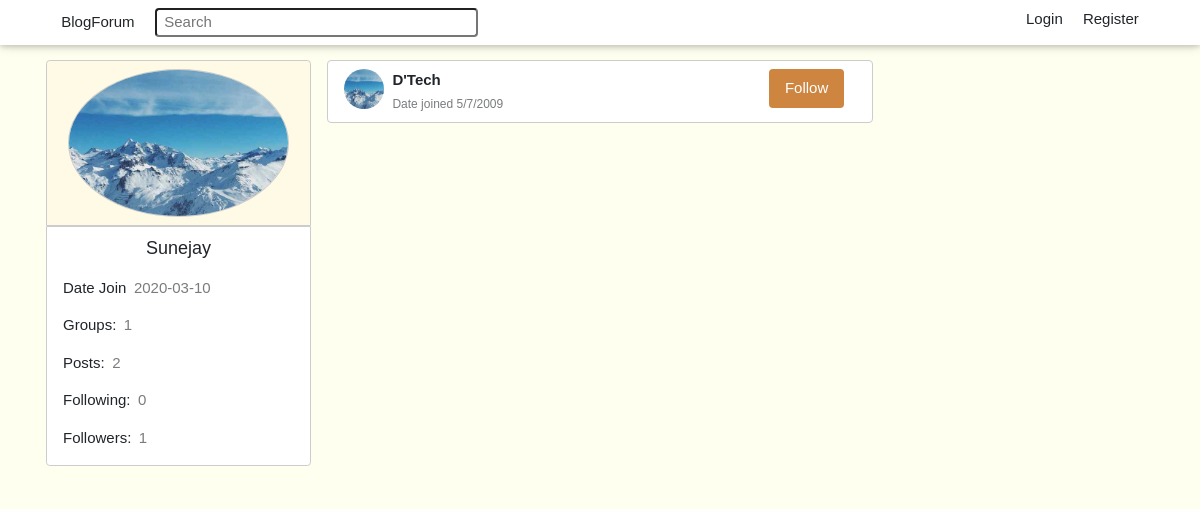
The page /followers/Sunejay on the database its author committed.
### blog/models.py (models this page shows, shortened)
class SearchMixin(object):
    @classmethod
    def search(cls, expression):
        ids, total = query_index(cls.__tablename__, expression)
        if total == 0:
            return cls.query.filter_by(id=0), 0
        when = []
        for i in range(len(ids)):
            when.append((ids[i], i))
        return cls.query.filter(cls.id.in_(ids)).order_by(
            db.case(when, value=cls.id)), total

class User(db.Model, UserMixin, SearchMixin):
    __searchable__ = ['username']
    id = db.Column(db.Integer, primary_key=True)
    username = db.Column(db.String(20), unique=True, nullable=False)
    email = db.Column(db.String(120), unique=True, nullable=False)
    image_file = db.Column(db.String(20), nullable=False, default='default.jpg')
    password = db.Column(db.String(100), nullable=False)
    date_joined = db.Column(db.DateTime, nullable=False, default=datetime.utcnow)
    admin = db.Column(db.Boolean, default=False)
    roles = db.Column(db.String(4), default='R')
    posts = db.relationship('Post', backref='author', lazy='dynamic')
    comments = db.relationship('Comment', backref='author', lazy='dynamic')
    followed = db.relationship('User', secondary=followers,
                               primaryjoin=(followers.c.follower_id == id),
                               secondaryjoin=(followers.c.followed_id == id),
                               backref=db.backref('followers', lazy='dynamic'), lazy='dynamic')
    liked_posts = db.relationship('PostLike',
                                  foreign_keys='PostLike.user_id',
                                  backref='user', lazy='dynamic')
    liked_comments = db.relationship('CommentLike',
                                     foreign_keys='CommentLike.user_id',
                                     backref='user', lazy='dynamic')
    groups = db.relationship('Group', secondary=joins,
                             backref=db.backref('users', lazy='dynamic'),
                             lazy='dynamic')
    saved_posts = db.relationship('Post', secondary=post_save,
                             backref=db.backref('users', lazy='dynamic'),
                             lazy='dynamic')
    saved_comments = db.relationship('Comment', secondary=comment_save,
                                 backref=db.backref('users', lazy='dynamic'),
                                 lazy='dynamic')
    '''sent_messages = db.relationship('Message',
                                    foreign_keys='Message.sender_id',
                                    backref='author', lazy='dynamic')
    received_messages = db.relationship('Message',
                                        foreign_keys='Message.receiver_id',
                                        backref='receiver', lazy='dynamic')
    last_message_read_time = db.Column(db.DateTime)
    notifications = db.relationship('Notification', backref='user', lazy='dynamic')'''
    '''def new_messages(self):
        last_read_time = self.last_message_read_time or datetime(1900, 1, 1)
        return Message.query.filter_by(receiver=self).filter(
            Message.timestamp > last_read_time).count()

    def add_notification(self, name, data):
        self.notifications.filter_by(name=name).delete()
        n = Notification(name=name, payload_json=json.dumps(data), user=self)
        db.session.add(n)
        return n'''

### blog/users/routes.py (the view)
@users.route('/followers/<username>')
def followers(username):
    user = User.query.filter_by(username=username).first_or_404()
    followed_by = user.followers.all()
    return render_template('user/followers.html', user=user, title=f"Followers of {username}", followed_by=followed_by)

### blog/main/forms.py
class SearchForm(FlaskForm):
    q = StringField('Search', validators=[DataRequired()])
    def __init__(self, *args, **kwargs):
        if 'formdata' not in kwargs:
            kwargs['formdata'] = request.args
        if 'csrf_enabled' not in kwargs:
            kwargs['csrf_enabled'] = False
        super(SearchForm, self).__init__(*args, **kwargs)

### blog/users/routes.py (called while the page is built)
@users.before_request
def before_request():
    if current_user.is_authenticated or current_user.is_anonymous:
        g.search_form = SearchForm()

### blog/templates/user/followers.html (shortened to what this page needs)
{% extends 'layout.html' %}
{% block content %}
<div class="w3-col m3">
    <div class="w3-center w3-padding w3-border rounded-top pg-wheat">
        <img src="{{ url_for('static', filename='profile_img/' + user.image_file) }}" class="w3-circle w3-image w3-border w3-hover-opacity" style="width:96%;"
        onclick="document.getElementById('modal01').style.display='block'"/>
    </div>
    <div class="w3-container w3-margin-bottom w3-border pt-2 rounded-bottom bg-white">
        <div class="w3-center"><p class="w3-large pg-font-bold">{{ user.username }}</p></div>
        <p>Date Join<span class="w3-opacity ml-2">{{ user.date_joined.strftime('%Y-%m-%d') }}</span></p>
        <p>Groups:<span class="w3-opacity ml-2">{{ user.groups.count() }}</span></p>
        <p>Posts:<span class="w3-opacity ml-2">{{ user.posts.count() }}</span></p>
        <p><a href="{{ url_for('users.following', username=user.username) }}">Following:<span class="w3-opacity ml-2">{{ user.followed.count() }}</span></p>
        <p><a href="{{ url_for('users.followers', username=user.username) }}">Followers:<span class="w3-opacity ml-2">{{ user.followers.count() }}</span></a></p>
    </div>
</div>
<div class="w3-col m6">
    {% for follower in followed_by %}
        <div class="bg-white w3-padding w3-row w3-border w3-round w3-margin-bottom">
            <div class="w3-col" style="width:8%;">
                <img src="{{ url_for('static', filename='profile_img/' + follower.image_file) }}" class="w3-circle w3-image" style="width:40px;height:40px;"/>
            </div>
            <div class="w3-col pl-2" style="width:75%;">
                <div>
                    <a href="#" class="font-weight-bold pg-link">{{ follower.username }}</a><br />
                    <small class="w3-opacity">Date joined 5/7/2009</small>
                </div>
            </div>
            <div class="w3-col" style="width:15%;"><a href="#" class="w3-btn w3-round text-white pg-peru">Follow</a></div>
        </div>
    {% endfor %}
</div>
{% endblock content %}

### blog/static/css/w3.css (style rules this page uses)
*,*:before,*:after { box-sizing:inherit }
html { -ms-text-size-adjust:100%;-webkit-text-size-adjust:100% }
body { margin:0 }
a { background-color:transparent }
small { font-size:80% }
img { border-style:none }
button,input,select,textarea,optgroup { font:inherit;margin:0 }
button,input { overflow:visible }
html,body { font-family:Verdana,sans-serif;font-size:15px;line-height:1.5 }
html { overflow-x:hidden }
.w3-image { max-width:100%;height:auto }
img { vertical-align:middle }
a { color:inherit }
.w3-btn,.w3-button { border:none;display:inline-block;padding:8px 16px;vertical-align:middle;overflow:hidden;text-decoration:none;color:inherit;background-color:inherit;text-align:center;cursor:pointer;white-space:nowrap }
.w3-btn,.w3-button { -webkit-touch-callout:none;-webkit-user-select:none;-khtml-user-select:none;-moz-user-select:none;-ms-user-select:none;user-select:none }
.w3-container:after,.w3-container:before,.w3-panel:after,.w3-panel:before,.w3-row:after,.w3-row:before,.w3-row-padding:after,.w3-row-padding:before, .w3-cell-row:before,.w3-cell-row:after,.w3-clear:after,.w3-clear:before,.w3-bar:before,.w3-bar:after { content:"";display:table;clear:both }
.w3-col,.w3-half,.w3-third,.w3-twothird,.w3-threequarter,.w3-quarter { float:left;width:100% }
@media (min-width:601px) { .w3-col.m3,.w3-quarter { width:24.99999% } }
@media (min-width:601px) { .w3-col.m6,.w3-half { width:49.99999% } }
.w3-circle { border-radius:50% }
.w3-round,.w3-round-medium { border-radius:4px }
.w3-row-padding,.w3-row-padding>.w3-half,.w3-row-padding>.w3-third,.w3-row-padding>.w3-twothird,.w3-row-padding>.w3-threequarter,.w3-row-padding>.w3-quarter,.w3-row-padding>.w3-col { padding:0 8px }
.w3-container,.w3-panel { padding:0.01em 16px }
.w3-opacity,.w3-hover-opacity:hover { opacity:0.60 }
.w3-large { font-size:18px!important }
.w3-center { text-align:center!important }
.w3-border { border:1px solid #ccc!important }
.w3-margin-bottom { margin-bottom:16px!important }
.w3-padding { padding:8px 16px!important }

### blog/static/css/main.css (style rules this page uses)
body { background-color: cornsilk; }
.pg-link, .pg-header-link, .pg-join, .pg-header-link:hover, .pg-link:hover, .pg-join:hover { text-decoration: none; }
.pg-wheat { background-color: #fffae6; }
.pg-peru { background-color: peru; }
#header-input { width: 60%; }

### rows shown on the page
User: image_file (placeholder picture), username "Sunejay", date_joined "2020-03-10"
User: image_file (placeholder picture), username "D'Tech"

### other values the page prints
{{ user.groups.count() }} "1"
{{ user.posts.count() }} "2"
{{ user.followed.count() }} "0"
{{ user.followers.count() }} "1"
